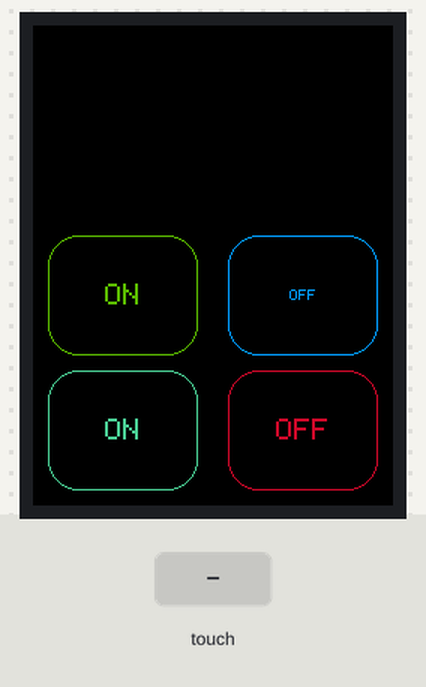
Simulated run of this sketch. Board: Arduino Uno, built with avr-gcc and run on an emulated ATmega328P. On the bench: 240×320 colour display. The inputs (shaded band) are chosen by the test bench. What the sketch prints to the serial monitor is not drawn.

Above: at 1.4 s.
1.5 s: touch panel pressed at 13 % / 50 % of its raw x / y range
At 1.59 s:
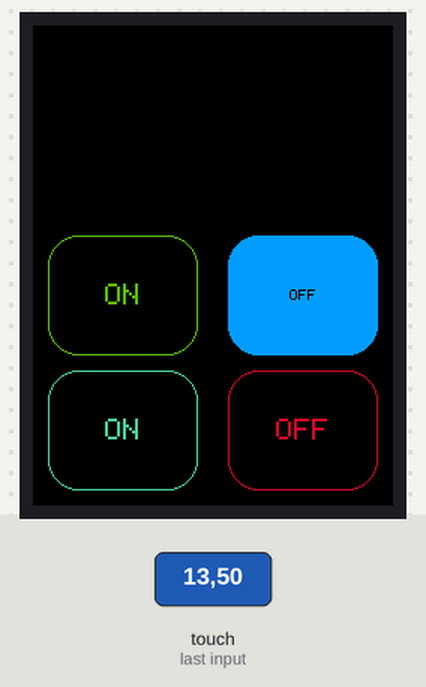
3.1 s: touch panel pressed at 62 % / 70 % of its raw x / y range
At 3.19 s:
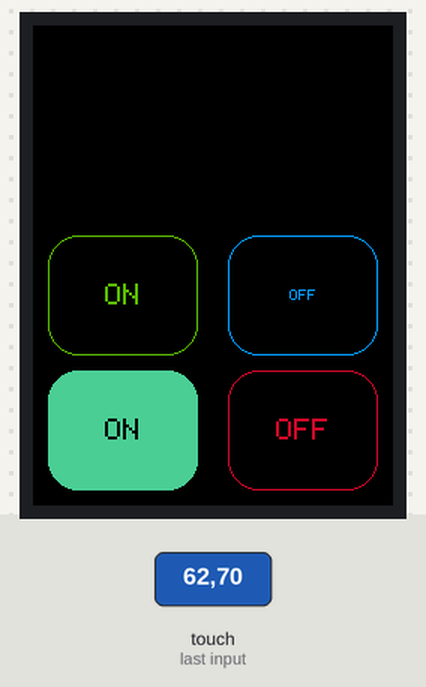
4.7 s: touch panel pressed at 13 % / 70 % of its raw x / y range
At 4.79 s:
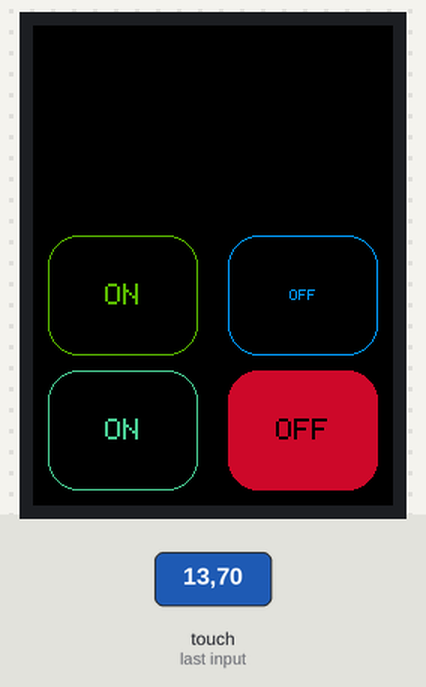
6.3 s: touch panel pressed at 62 % / 50 % of its raw x / y range
At 6.39 s:
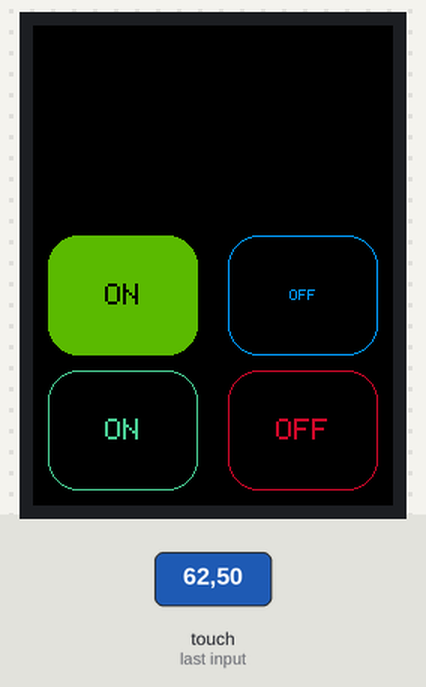
Timing chart, 0 to 8.9 s (numbered marks = the images above; inputs shaded):
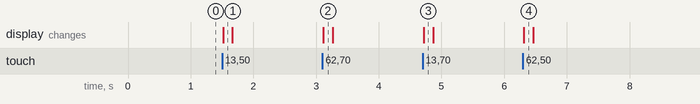

The sketch:

touch_switch_final.ino
```cpp
#include <TFT.h>
#include <MCUFRIEND_kbv.h>
MCUFRIEND_kbv tft;
#include <TouchScreen.h>
#define MINPRESSURE 5
#define MAXPRESSURE 1000
int command=0;

const int XP = 6, XM = A1, YP = A2, YM = 7; //ID=0x9341
const int TS_LEFT=901,TS_RT=123,TS_TOP=119,TS_BOT=881;
TouchScreen ts = TouchScreen(XP, YP, XM, YM, 300);
Adafruit_GFX_Button on_btn, off_btn, on_btn1, off_btn1;

int pixel_x, pixel_y;     //Touch_getXY() updates global vars
bool Touch_getXY(void)
{
    TSPoint p = ts.getPoint();
    pinMode(YP, OUTPUT);      //restore shared pins
    pinMode(XM, OUTPUT);
    digitalWrite(YP, HIGH);   //because TFT control pins
    digitalWrite(XM, HIGH);
    bool pressed = (p.z > MINPRESSURE && p.z < MAXPRESSURE);
    if (pressed) {
        pixel_x = map(p.x, TS_LEFT, TS_RT, 0, tft.width());
        pixel_y = map(p.y, TS_TOP, TS_BOT, 0, tft.height());
    }
    return pressed;
}

#define BLACK   0x0000
#define BLUE    0x001F
#define RED     0xF800
#define GREEN   0x07E0
#define CYAN    0x07FF
#define MAGENTA 0xF81F
#define YELLOW  0xFFE0
#define WHITE   0xFFFF
#define GRAY    0x8410
#define ORANGE  0xFA60
#define LIME    0x07FF
#define AQUA    0x04FF
#define PINK    0xF8FF
#define WALL    0x4E72
#define MAROON  0xC845
#define GREE    0x5DC0

void setup(void)
{
    Serial.begin(9600);
    uint16_t ID = tft.readID();
    if (ID == 0xD3D3) ID = 0x9486; // write-only shield
    tft.begin(ID);
    tft.setRotation(0);            //PORTRAIT
    tft.fillScreen(BLACK);//left.up.size.size
    on_btn.initButton(&tft,  60, 180, 100, 80, GREE, BLACK, GREE, "ON", 2);
    off_btn.initButton(&tft, 180, 180, 100, 80, AQUA, BLACK, AQUA, "OFF", 1);
    on_btn1.initButton(&tft,  60, 270, 100, 80, WALL, BLACK, WALL, "ON", 2);
    off_btn1.initButton(&tft, 180, 270, 100, 80, MAROON, BLACK, MAROON, "OFF", 2);
    on_btn.drawButton(false);
    off_btn.drawButton(false);
    on_btn1.drawButton(false);
    off_btn1.drawButton(false);

}


Adafruit_GFX_Button *buttons[] = {&on_btn, &off_btn,&on_btn1, &off_btn1, NULL};


bool update_button(Adafruit_GFX_Button *b, bool down)
{
    b->press(down && b->contains(pixel_x, pixel_y));
    if (b->justReleased())
        b->drawButton(false);
    if (b->justPressed())
        b->drawButton(true);
    return down;
}


bool update_button_list(Adafruit_GFX_Button **pb)
{
    bool down = Touch_getXY();
    for (int i = 0 ; pb[i] != NULL; i++) {
        update_button(pb[i], down);
    }
    return down;
}

void loop(void)
{

command=Serial.read();


    update_button_list(buttons);  //use helper function
    if (on_btn.justPressed()or command== 'a') {

        Serial.println("on");
    }
    if (off_btn.justPressed()or command=='c') {

          Serial.println("on");
    }
    if (on_btn1.justPressed()or command=='d') {

         Serial.println("automode");
    }
    if (off_btn1.justPressed() or command=='e') {

              Serial.println("manual mode");
    }


}
```

Measured:
- after the input at 1.5 s, the display: changes at once (image 1)
- after the input at 3.1 s, the display: changes at once (image 2)
- after the input at 4.7 s, the display: changes at once (image 3)
- after the input at 6.3 s, the display: changes at once (image 4)
